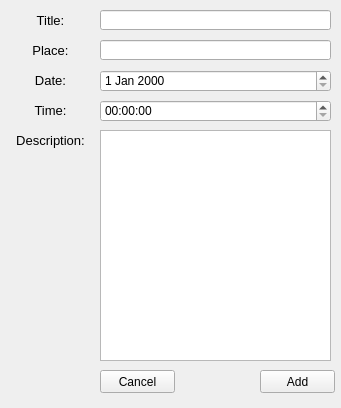
<?xml version="1.0" encoding="UTF-8"?>
<ui version="4.0">
 <class>AddEvent</class>
 <widget class="QWidget" name="AddEvent">
  <property name="geometry">
   <rect>
    <x>0</x>
    <y>0</y>
    <width>341</width>
    <height>408</height>
   </rect>
  </property>
  <property name="windowTitle">
   <string>Form</string>
  </property>
  <widget class="QLabel" name="label_Title">
   <property name="geometry">
    <rect>
     <x>10</x>
     <y>10</y>
     <width>81</width>
     <height>21</height>
    </rect>
   </property>
   <property name="font">
    <font>
     <pointsize>10</pointsize>
    </font>
   </property>
   <property name="text">
    <string>Title:</string>
   </property>
   <property name="alignment">
    <set>Qt::AlignCenter</set>
   </property>
  </widget>
  <widget class="QLabel" name="label_Place">
   <property name="geometry">
    <rect>
     <x>10</x>
     <y>40</y>
     <width>81</width>
     <height>21</height>
    </rect>
   </property>
   <property name="font">
    <font>
     <pointsize>10</pointsize>
    </font>
   </property>
   <property name="text">
    <string>Place:</string>
   </property>
   <property name="alignment">
    <set>Qt::AlignCenter</set>
   </property>
  </widget>
  <widget class="QLabel" name="label_Description">
   <property name="geometry">
    <rect>
     <x>10</x>
     <y>130</y>
     <width>81</width>
     <height>21</height>
    </rect>
   </property>
   <property name="font">
    <font>
     <pointsize>10</pointsize>
    </font>
   </property>
   <property name="text">
    <string>Description:</string>
   </property>
   <property name="alignment">
    <set>Qt::AlignCenter</set>
   </property>
  </widget>
  <widget class="QLineEdit" name="lineEdit_Title">
   <property name="geometry">
    <rect>
     <x>100</x>
     <y>10</y>
     <width>231</width>
     <height>20</height>
    </rect>
   </property>
  </widget>
  <widget class="QLineEdit" name="lineEdit_Place">
   <property name="geometry">
    <rect>
     <x>100</x>
     <y>40</y>
     <width>231</width>
     <height>20</height>
    </rect>
   </property>
  </widget>
  <widget class="QPushButton" name="pushButton_Add">
   <property name="geometry">
    <rect>
     <x>260</x>
     <y>370</y>
     <width>75</width>
     <height>23</height>
    </rect>
   </property>
   <property name="text">
    <string>Add</string>
   </property>
  </widget>
  <widget class="QPlainTextEdit" name="plainTextEdit_Description">
   <property name="geometry">
    <rect>
     <x>100</x>
     <y>130</y>
     <width>231</width>
     <height>231</height>
    </rect>
   </property>
  </widget>
  <widget class="QPushButton" name="pushButton_Cancel">
   <property name="geometry">
    <rect>
     <x>100</x>
     <y>370</y>
     <width>75</width>
     <height>23</height>
    </rect>
   </property>
   <property name="text">
    <string>Cancel</string>
   </property>
  </widget>
  <widget class="QLabel" name="label_Date">
   <property name="geometry">
    <rect>
     <x>10</x>
     <y>70</y>
     <width>81</width>
     <height>21</height>
    </rect>
   </property>
   <property name="font">
    <font>
     <pointsize>10</pointsize>
    </font>
   </property>
   <property name="text">
    <string>Date:</string>
   </property>
   <property name="alignment">
    <set>Qt::AlignCenter</set>
   </property>
  </widget>
  <widget class="QDateEdit" name="dateEdit_Event">
   <property name="geometry">
    <rect>
     <x>100</x>
     <y>70</y>
     <width>231</width>
     <height>22</height>
    </rect>
   </property>
  </widget>
  <widget class="QLabel" name="label_Time">
   <property name="geometry">
    <rect>
     <x>10</x>
     <y>100</y>
     <width>81</width>
     <height>21</height>
    </rect>
   </property>
   <property name="font">
    <font>
     <pointsize>10</pointsize>
    </font>
   </property>
   <property name="text">
    <string>Time:</string>
   </property>
   <property name="alignment">
    <set>Qt::AlignCenter</set>
   </property>
  </widget>
  <widget class="QTimeEdit" name="timeEdit_Event">
   <property name="geometry">
    <rect>
     <x>100</x>
     <y>100</y>
     <width>231</width>
     <height>22</height>
    </rect>
   </property>
  </widget>
 </widget>
 <resources/>
 <connections/>
</ui>
